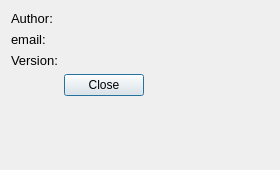
<?xml version="1.0" encoding="UTF-8"?>
<ui version="4.0">
 <class>DialogAbout</class>
 <widget class="QDialog" name="DialogAbout">
  <property name="geometry">
   <rect>
    <x>0</x>
    <y>0</y>
    <width>280</width>
    <height>170</height>
   </rect>
  </property>
  <property name="minimumSize">
   <size>
    <width>280</width>
    <height>160</height>
   </size>
  </property>
  <property name="windowTitle">
   <string>Rousettus about</string>
  </property>
  <layout class="QFormLayout" name="formLayout">
   <item row="0" column="0">
    <widget class="QLabel" name="label">
     <property name="font">
      <font>
       <pointsize>10</pointsize>
      </font>
     </property>
     <property name="text">
      <string>Author:</string>
     </property>
    </widget>
   </item>
   <item row="0" column="1">
    <widget class="QLabel" name="label_Author">
     <property name="minimumSize">
      <size>
       <width>120</width>
       <height>0</height>
      </size>
     </property>
     <property name="text">
      <string/>
     </property>
    </widget>
   </item>
   <item row="1" column="0">
    <widget class="QLabel" name="label_2">
     <property name="font">
      <font>
       <pointsize>10</pointsize>
      </font>
     </property>
     <property name="text">
      <string>email:</string>
     </property>
    </widget>
   </item>
   <item row="1" column="1">
    <widget class="QLabel" name="label_email">
     <property name="minimumSize">
      <size>
       <width>120</width>
       <height>0</height>
      </size>
     </property>
     <property name="text">
      <string/>
     </property>
    </widget>
   </item>
   <item row="2" column="0">
    <widget class="QLabel" name="label_3">
     <property name="font">
      <font>
       <pointsize>10</pointsize>
      </font>
     </property>
     <property name="text">
      <string>Version:</string>
     </property>
    </widget>
   </item>
   <item row="2" column="1">
    <widget class="QLabel" name="label_version">
     <property name="minimumSize">
      <size>
       <width>120</width>
       <height>0</height>
      </size>
     </property>
     <property name="text">
      <string/>
     </property>
    </widget>
   </item>
   <item row="3" column="1">
    <widget class="QPushButton" name="button_Close">
     <property name="maximumSize">
      <size>
       <width>80</width>
       <height>16777215</height>
      </size>
     </property>
     <property name="text">
      <string>Close</string>
     </property>
    </widget>
   </item>
  </layout>
 </widget>
 <resources/>
 <connections/>
</ui>
